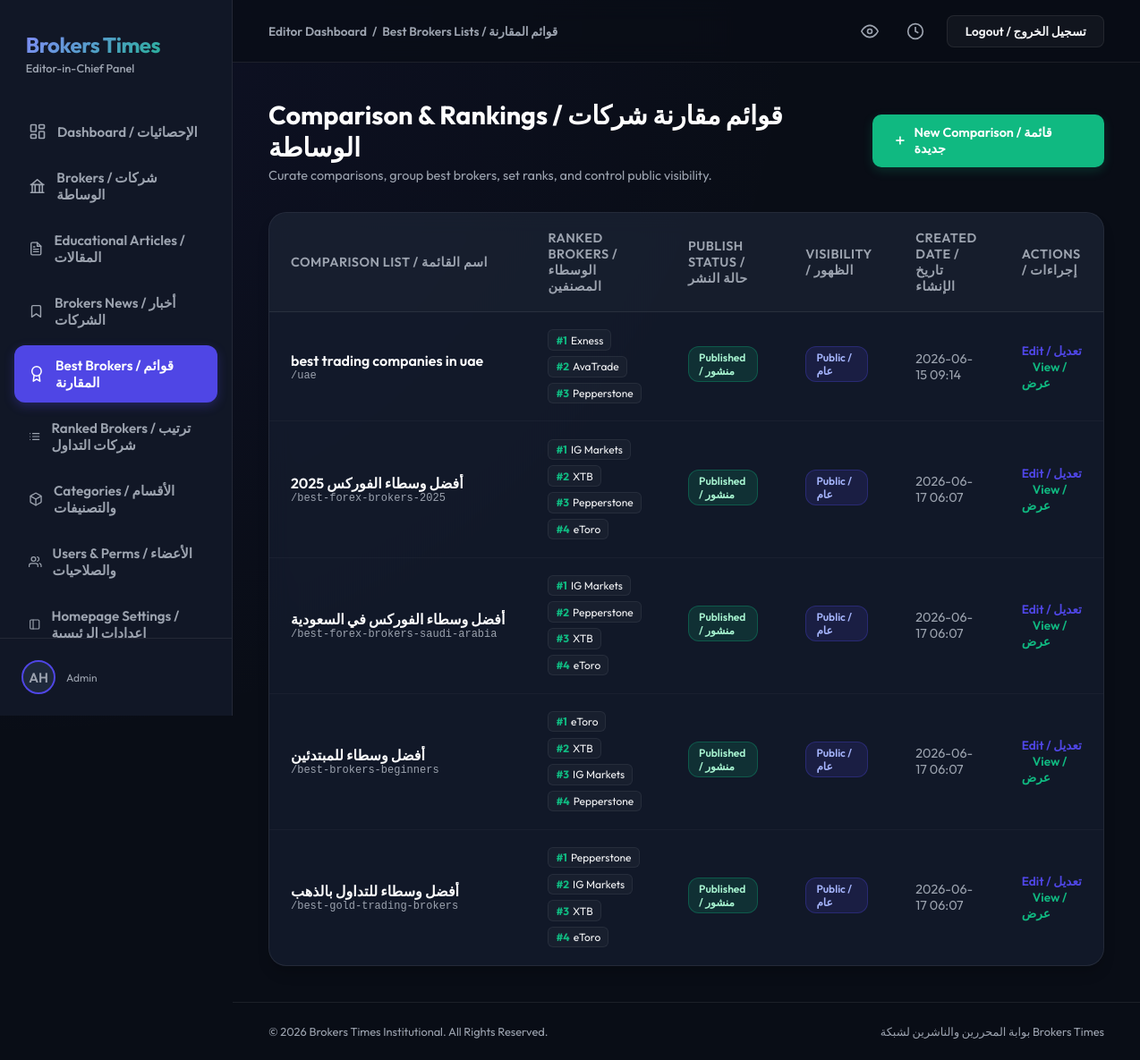
The app's page /dashboard/best-brokers/ (signed in) with its own data.
### users/models.py (models this page shows, shortened)
class CustomUser(AbstractUser):
    ROLE_CHOICES = [
        ('admin', 'Admin'),
        ('editor', 'Editor'),
        ('writer', 'Writer'),
        ('user', 'Standard User'),
    ]
    PREFERRED_LANGUAGE_CHOICES = [
        ('ar', 'العربية'),
        ('en', 'English'),
    ]
    role = models.CharField(max_length=20, choices=ROLE_CHOICES, default='user')
    preferred_language = models.CharField(max_length=5, choices=PREFERRED_LANGUAGE_CHOICES, default='ar')
    bio = models.TextField(blank=True)
    avatar = models.ImageField(upload_to='avatars/', blank=True, null=True)
    facebook_url = models.URLField(max_length=500, blank=True, null=True)
    linkedin_url = models.URLField(max_length=500, blank=True, null=True)
    class Meta:
        permissions = [
            ("can_publish", "Can publish articles/brokers"),
            ("can_edit", "Can edit articles/brokers"),
            ("can_manage_brokers", "Can manage brokers"),
        ]

### best_brokers/models.py (models this page shows, shortened)
class BestBrokersList(models.Model):
    STATUS_CHOICES = [
        ('draft', 'Draft'),
        ('published', 'Published'),
    ]
    VISIBILITY_CHOICES = [
        ('private', 'Private'),
        ('public', 'Public'),
    ]
    title = models.CharField(max_length=255)
    slug = models.SlugField(max_length=255, unique=True)
    seo_title = models.CharField(max_length=255, blank=True)
    seo_description = models.TextField(blank=True)
    featured_image = models.ImageField(upload_to='best_brokers/', blank=True, null=True)
    featured_image_alt = models.CharField(max_length=255, blank=True)
    content = RichTextField(blank=True)
    FLAG_CHOICES = [
        ('', 'No Flag / بدون علم'),
        ('ae', 'UAE / الإمارات 🇦🇪'),
        ('sa', 'Saudi Arabia / السعودية 🇸🇦'),
        ('gb', 'United Kingdom / بريطانيا 🇬🇧'),
        ('cy', 'Cyprus / قبرص 🇨🇾'),
        ('au', 'Australia / أستراليا 🇦🇺'),
        ('kw', 'Kuwait / الكويت 🇰🇼'),
        ('bh', 'Bahrain / البحرين 🇧🇭'),
        ('qa', 'Qatar / قطر 🇶🇦'),
        ('om', 'Oman / عمان 🇴🇲'),
        ('jo', 'Jordan / الأردن 🇯🇴'),
        ('eg', 'Egypt / مصر 🇪🇬'),
        ('us', 'United States / أمريكا 🇺🇸'),
    ]
    country_flag = models.CharField(
        max_length=10,
        choices=FLAG_CHOICES,
        blank=True,
        default='',
        verbose_name="علم الدولة (Country Flag)"
    )
    status = models.CharField(max_length=20, choices=STATUS_CHOICES, default='draft')
    visibility = models.CharField(max_length=20, choices=VISIBILITY_CHOICES, default='private')
    created_at = models.DateTimeField(auto_now_add=True)
    updated_at = models.DateTimeField(auto_now=True)
    is_global = models.BooleanField(
        default=False,
        verbose_name="قائمة عالمية (Global List)",
        help_text="إذا تم تفعيلها، ستظهر هذه القائمة في شورت كود [brokers_list] في جميع الصفحات"
    )

class BestBrokersListItem(models.Model):
    best_brokers_list = models.ForeignKey(BestBrokersList, on_delete=models.CASCADE, related_name='items')
    broker = models.ForeignKey(Broker, on_delete=models.CASCADE, related_name='best_broker_items')
    rank = models.PositiveIntegerField()
    headline = models.CharField(max_length=255, blank=True)
    description = models.TextField(blank=True)
    highlights = models.TextField(blank=True, help_text="One highlight per line / ميزة واحدة في كل سطر")
    custom_deposit = models.CharField(max_length=100, blank=True, help_text="Custom deposit display text (e.g. $0 (Classic Account))")
    class Meta:
        ordering = ['rank']
        unique_together = ('best_brokers_list', 'broker')

### brokers/models.py (models this page shows, shortened)
class Broker(models.Model):
    name = models.CharField(max_length=150)
    slug = models.SlugField(max_length=150, unique=True)
    seo_title = models.CharField(max_length=255, blank=True)
    seo_description = models.TextField(blank=True)
    logo = models.ImageField(upload_to='brokers/logos/', blank=True, null=True)
    logo_alt = models.CharField(max_length=255, blank=True)
    account_opening_link = models.URLField(max_length=500, blank=True)
    review_content = RichTextField(blank=True)
    regulators = models.ManyToManyField(Regulator, related_name='brokers', blank=True)
    financial_assets = models.ManyToManyField(FinancialAsset, related_name='brokers', blank=True)
    deposit_limit = models.ForeignKey(DepositLimit, on_delete=models.SET_NULL, null=True, blank=True, related_name='brokers')
    islamic_account = models.ForeignKey(IslamicAccount, on_delete=models.SET_NULL, null=True, blank=True, related_name='brokers')
    headquarters = models.ManyToManyField(Headquarters, related_name='brokers', blank=True)
    trading_platforms = models.ManyToManyField(TradingPlatform, related_name='brokers', blank=True)
    min_deposit = models.DecimalField(max_digits=10, decimal_places=2, default=0.00)
    withdrawal_time = models.CharField(max_length=100, blank=True)
    base_currencies = models.CharField(max_length=100, blank=True, help_text="e.g. USD, EUR, GBP")
    founded_year = models.PositiveIntegerField(null=True, blank=True, help_text="Year the broker was founded")
    rating = models.DecimalField(max_digits=3, decimal_places=1, default=4.5)
    execution_speed = models.IntegerField(default=90)
    customer_support = models.IntegerField(default=90)
    asset_variety = models.IntegerField(default=90)
    review_count = models.PositiveIntegerField(default=150, verbose_name="Review Count", help_text="Number of reviews to display")
    pros = models.TextField(blank=True, help_text="One advantage per line / ميزة واحدة في كل سطر")
    cons = models.TextField(blank=True, help_text="One disadvantage per line / عيب واحد في كل سطر")
    custom_terminal_title = models.CharField(max_length=255, blank=True)
    custom_terminal_description = models.TextField(blank=True)
    custom_terminal_image = models.ImageField(upload_to='brokers/terminals/', blank=True, null=True)
    verdict_quote = models.TextField(blank=True)
    verdict_text = models.TextField(blank=True)
    verdict_sentiment = models.CharField(max_length=20, choices=[('positive', 'Positive'), ('negative', 'Negative'), ('neutral', 'Neutral')], default='neutral')
    local_offices = models.TextField(blank=True, help_text="One office per line / مكتب واحد في كل سطر")
    created_at = models.DateTimeField(auto_now_add=True)
    updated_at = models.DateTimeField(auto_now=True)

### users/views.py (the view)
# urls.py: path('dashboard/best-brokers/', DashboardBestBrokersView.as_view(), name='dashboard_best_brokers'),
class DashboardBestBrokersView(LoginRequiredMixin, ListView):
    model = BestBrokersList
    template_name = 'dashboard/best_brokers.html'
    context_object_name = 'lists'

### users/templates/dashboard/best_brokers.html (shortened to what this page needs)
{% extends 'dashboard/base.html' %}
{% block nav_best_brokers %}active{% endblock %}
{% block section_name %}Best Brokers Lists / قوائم المقارنة{% endblock %}
{% block content %}
<div class="page-header-container">
    <div class="page-title-area">
        <h1>Comparison & Rankings / قوائم مقارنة شركات الوساطة</h1>
        <p>Curate comparisons, group best brokers, set ranks, and control public visibility.</p>
    </div>
    {% if user.is_staff or user.is_superuser %}
    <a href="{% url 'dashboard_best_brokers_add' %}" class="btn-action">
        <svg viewBox="0 0 24 24"><line x1="12" y1="5" x2="12" y2="19"></line><line x1="5" y1="12" x2="19" y2="12"></line></svg>
        <span>New Comparison / قائمة جديدة</span>
    </a>
    {% endif %}
</div>
<div class="table-container">
    <div class="table-responsive">
        <table class="data-table">
            <thead>
                <tr>
                    <th>Comparison List / اسم القائمة</th>
                    <th>Ranked Brokers / الوسطاء المصنفين</th>
                    <th>Publish Status / حالة النشر</th>
                    <th>Visibility / الظهور</th>
                    <th>Created Date / تاريخ الإنشاء</th>
                    <th>Actions / إجراءات</th>
                </tr>
            </thead>
            <tbody>
                {% for list in lists %}
                <tr>
                    <td>
                        <div class="list-title-cell" title="{{ list.title }}">
                            <span class="list-main-title">{{ list.title }}</span>
                            <span class="list-sub-slug">/{{ list.slug }}</span>
                        </div>
                    </td>
                    <td>
                        <div class="ranking-badges-container">
                            {% for item in list.items.all %}
                                <div class="rank-indicator">
                                    <span class="rank-number">#{{ item.rank }}</span>
                                    <span>{{ item.broker.name }}</span>
                                </div>
                            {% empty %}
                                <span style="color: var(--text-muted); font-size: 0.85rem;">No brokers ranked yet</span>
                            {% endfor %}
                        </div>
                    </td>
                    <td>
                        {% if list.status == 'published' %}
                            <span class="badge-pill badge-success">Published / منشور</span>
                        {% else %}
                            <span class="badge-pill badge-warning">Draft / مسودة</span>
                        {% endif %}
                    </td>
                    <td>
                        {% if list.visibility == 'public' %}
                            <span class="badge-pill badge-primary">Public / عام</span>
                        {% else %}
                            <span class="badge-pill badge-secondary">Private / خاص</span>
                        {% endif %}
                    </td>
                    <td>
                        <span style="color: var(--text-muted);">{{ list.created_at|date:"Y-m-d H:i" }}</span>
                    </td>
                    <td>
                        {% if user.is_staff or user.is_superuser %}
                        <a href="{% url 'dashboard_best_brokers_edit' list.id %}" class="btn-edit-inline">Edit / تعديل</a>
                        {% else %}
                        <span style="color: var(--text-muted); font-size: 0.85rem;">View Only</span>
                        {% endif %}
                        <a href="{% url 'best_brokers_list_detail' list.slug %}" target="_blank" class="btn-edit-inline" style="color: var(--accent); margin-left: 0.75rem;">View / عرض</a>
                    </td>
                </tr>
                {% endfor %}
            </tbody>
        </table>
    </div>
</div>
{% endblock %}

### users/templates/dashboard/base.html (shortened to what this page needs)
<!DOCTYPE html>
<html lang="en">
<head>
</head>
<body>
    <div class="sidebar">
        <div class="sidebar-brand">
            <span class="brand-name">Brokers Times</span>
            <span class="brand-sub">Editor-in-Chief Panel</span>
        </div>
        <ul class="sidebar-menu">
            <li class="menu-item {% block nav_dashboard %}{% endblock %}">
                <a href="{% url 'dashboard' %}">
                    <svg viewBox="0 0 24 24"><rect x="3" y="3" width="7" height="9" rx="1"></rect><rect x="14" y="3" width="7" height="5" rx="1"></rect><rect x="14" y="12" width="7" height="9" rx="1"></rect><rect x="3" y="16" width="7" height="5" rx="1"></rect></svg>
                    <span>Dashboard / الإحصائيات</span>
                </a>
            </li>
            <li class="menu-item {% block nav_brokers %}{% endblock %}">
                <a href="{% url 'dashboard_brokers' %}">
                    <svg viewBox="0 0 24 24"><path d="M3 21h18M3 10h18M5 10v11M19 10v11M9 10v11M15 10v11M4 10h16L12 3z"></path></svg>
                    <span>Brokers / شركات الوساطة</span>
                </a>
            </li>
            <li class="menu-item {% block nav_articles %}{% endblock %}">
                <a href="{% url 'dashboard_articles' %}">
                    Educational Articles / المقالات
                </a>
            </li>
            <li class="menu-item {% block nav_news %}{% endblock %}">
                <a href="{% url 'dashboard_news' %}">
                    <svg viewBox="0 0 24 24" width="20" height="20" fill="none" stroke="currentColor" stroke-width="2" stroke-linecap="round" stroke-linejoin="round"><path d="M19 21l-7-5-7 5V5a2 2 0 0 1 2-2h10a2 2 0 0 1 2 2z"></path></svg>
                    Brokers News / أخبار الشركات
                </a>
            </li>
            <li class="menu-item {% block nav_best_brokers %}{% endblock %}">
                <a href="{% url 'dashboard_best_brokers' %}">
                    <svg viewBox="0 0 24 24"><circle cx="12" cy="8" r="7"></circle><polyline points="8.21 13.89 7 23 12 20 17 23 15.79 13.88"></polyline></svg>
                    <span>Best Brokers / قوائم المقارنة</span>
                </a>
            </li>
            <li class="menu-item {% block nav_ranked_brokers %}{% endblock %}">
                <a href="{% url 'dashboard_ranked_brokers' %}">
                    <span>Ranked Brokers / ترتيب شركات التداول</span>
                </a>
            </li>
            {% if user.role == 'admin' or user.is_superuser or user.is_staff %}
            <li class="menu-item {% block nav_categories %}{% endblock %}">
                <a href="{% url 'dashboard_categories' %}">
                    <span>Categories / الأقسام والتصنيفات</span>
                </a>
            </li>
            <li class="menu-item {% block nav_users %}{% endblock %}">
                <a href="{% url 'dashboard_users' %}">
                    <svg viewBox="0 0 24 24"><path d="M17 21v-2a4 4 0 0 0-4-4H5a4 4 0 0 0-4 4v2"></path><circle cx="9" cy="7" r="4"></circle><path d="M23 21v-2a4 4 0 0 0-3-3.87"></path><path d="M16 3.13a4 4 0 0 1 0 7.75"></path></svg>
                    <span>Users & Perms / الأعضاء والصلاحيات</span>
                </a>
            </li>
            <li class="menu-item {% block nav_homepage_settings %}{% endblock %}">
                <a href="{% url 'dashboard_homepage_settings' %}">
                    <svg viewBox="0 0 24 24"><rect x="3" y="3" width="18" height="18" rx="2" ry="2"></rect><line x1="9" y1="3" x2="9" y2="21"></line></svg>
                    <span>Homepage Settings / إعدادات الرئيسية</span>
                </a>
            </li>
            {% endif %}
        </ul>
        <div class="sidebar-footer">
            <div class="user-avatar-small">
                {% if user.avatar %}
                    <img src="{{ user.avatar.url }}" alt="Avatar">
                {% else %}
                    <span class="user-avatar-placeholder">{{ user.username|slice:":2" }}</span>
                {% endif %}
            </div>
            <div class="user-info">
                <span class="user-role">{{ user.get_role_display }}</span>
            </div>
        </div>
    </div>
    <div class="main-panel">
        <div class="topbar">
            <div class="breadcrumbs">
                <span>Editor Dashboard</span>
                <span>/</span>
                <span>{% block section_name %}Home{% endblock %}</span>
            </div>
            <div class="topbar-actions">
                <button class="action-icon-btn" title="View Portal">
                    <svg viewBox="0 0 24 24"><path d="M1 12s4-8 11-8 11 8 11 8-4 8-11 8-11-8-11-8z"></path><circle cx="12" cy="12" r="3"></circle></svg>
                </button>
                <button class="action-icon-btn" title="Recent History">
                    <svg viewBox="0 0 24 24"><circle cx="12" cy="12" r="10"></circle><polyline points="12 6 12 12 16 14"></polyline></svg>
                </button>
                <a href="{% url 'logout' %}" class="btn-top btn-top-secondary">Logout / تسجيل الخروج</a>
            </div>
        </div>
        <div class="content-body">
            {% block content %}{% endblock %}
        </div>
        <div class="footer">
            <span>&copy; 2026 Brokers Times Institutional. All Rights Reserved.</span>
            <span>بوابة المحررين والناشرين لشبكة Brokers Times</span>
        </div>
    </div>
</body>
</html>

### records on screen
CustomUser: username "AH", role "Admin"
BestBrokersList: title "best trading companies in uae", slug "uae", status "Published / منشور", visibility "Public / عام", created_at "2026-06-15 09:14"
BestBrokersListItem: rank "1", broker.name "Exness"
BestBrokersListItem: rank "2", broker.name "AvaTrade"
BestBrokersListItem: rank "3", broker.name "Pepperstone"
BestBrokersList: title "أفضل وسطاء الفوركس 2025", slug "best-forex-brokers-2025", status "Published / منشور", visibility "Public / عام", created_at "2026-06-17 06:07"
BestBrokersListItem: rank "1", broker.name "IG Markets"
BestBrokersListItem: rank "2", broker.name "XTB"
BestBrokersListItem: rank "3", broker.name "Pepperstone"
BestBrokersListItem: rank "4", broker.name "eToro"
BestBrokersList: title "أفضل وسطاء الفوركس في السعودية", slug "best-forex-brokers-saudi-arabia", status "Published / منشور", visibility "Public / عام", created_at "2026-06-17 06:07"
BestBrokersListItem: rank "1", broker.name "IG Markets"
BestBrokersListItem: rank "2", broker.name "Pepperstone"
BestBrokersListItem: rank "3", broker.name "XTB"
BestBrokersListItem: rank "4", broker.name "eToro"
BestBrokersList: title "أفضل وسطاء للمبتدئين", slug "best-brokers-beginners", status "Published / منشور", visibility "Public / عام", created_at "2026-06-17 06:07"
BestBrokersListItem: rank "1", broker.name "eToro"
BestBrokersListItem: rank "2", broker.name "XTB"
BestBrokersListItem: rank "3", broker.name "IG Markets"
BestBrokersListItem: rank "4", broker.name "Pepperstone"
BestBrokersList: title "أفضل وسطاء للتداول بالذهب", slug "best-gold-trading-brokers", status "Published / منشور", visibility "Public / عام", created_at "2026-06-17 06:07"
BestBrokersListItem: rank "1", broker.name "Pepperstone"
BestBrokersListItem: rank "2", broker.name "IG Markets"
BestBrokersListItem: rank "3", broker.name "XTB"
BestBrokersListItem: rank "4", broker.name "eToro"
